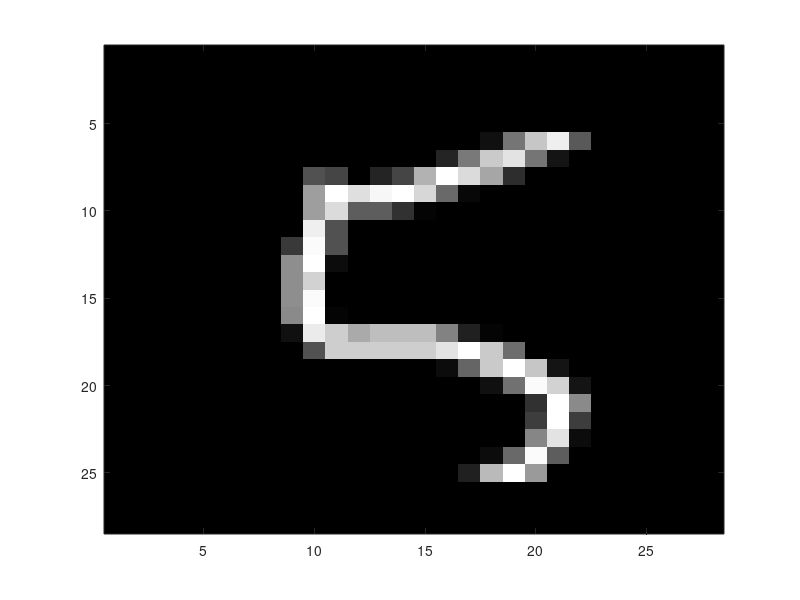

Reproduce this figure in MATLAB. (Note: this script raises an error after producing the figure.)

clear all;
close all;

%% In this script, you need to implement three functions as part of the k-means algorithm.
% These steps will be repeated until the algorithm converges:

  % 1. initialize_centroids
  % This function sets the initial values of the centroids
  
  % 2. assign_vector_to_centroid
  % This goes through the collection of all vectors and assigns them to
  % centroid based on norm/distance
  
  % 3. update_centroids
  % This function updates the location of the centroids based on the collection
  % of vectors (handwritten digits) that have been assigned to that centroid.


%% Initialize Data Set
% These next lines of code read in two sets of MNIST digits that will be used for training and testing respectively.

% training set (1500 images) 
train=csvread('mnist_train_1500.csv');
trainsetlabels = train(:,785);
train=train(:,1:784);
train(:,785)=zeros(1500,1);

% testing set (200 images with 11 outliers)
test=csvread('mnist_test_200_woutliers.csv');
% store the correct test labels
correctlabels = test(:,785);
test=test(:,1:784);

% now, zero out the labels in "test" so that you can use this to assign
% your own predictions and evaluate against "correctlabels"
% in the 'cs1_mnist_evaluate_test_set.m' script
test(:,785)=zeros(200,1);

%% After initializing, you will have the following variables in your workspace:
% 1. train (a 1500 x 785 array, containins the 1500 training images)
% 2. test (a 200 x 785 array, containing the 200 testing images)
% 3. correctlabels (a 200 x 1 array containing the correct labels (numerical
% meaning) of the 200 test images

%% To visualize an image, you need to reshape it from a 784 dimensional array into a 28 x 28 array.
% to do this, you need to use the reshape command, along with the transpose
% operation.  For example, the following lines plot the first test image

figure;
colormap('gray'); % this tells MATLAB to depict the image in grayscale
testimage = reshape(test(190,1:784), [28 28]);
% we are reshaping the first row of 'test', columns 1-784 (since the 785th
% column is going to be used for storing the centroid assignment.
imagesc(testimage'); % this command plots an array as an image.  Type 'help imagesc' to learn more.

%% After importing, the array 'train' consists of 1500 rows and 785 columns.
% Each row corresponds to a different handwritten digit (28 x 28 = 784)
% plus the last column, which is used to index that row (i.e., label which
% cluster it belongs to.  Initially, this last column is set to all zeros,
% since there are no clusters yet established.

%% This next section of code calls the three functions you are asked to specify



%% The next line initializes the centroids.  Look at the initialize_centroids()
% function, which is specified further down this file.



%% Initialize an array that will store k-means cost at each iteration



%% This for-loop enacts the k-means algorith

k_per_digit=[6;5;7;6;7;6;7;4;5;6];
model_runtime=10;
all_centroid=cell(model_runtime,1);
all_labels=cell(model_runtime,1);
for r=1:model_runtime % I'm running the model five times and will later find the best one
    rng(r*10499); % generate new seeds for new model  10299
    max_iter=20;
    temp_centroids = [];
    temp_labels = [];
    digit_cost=cell(10,1);
    for digit=0:9
        digitData=train(trainsetlabels==digit,1:785);
        digitData(:,785) = 0;
        cost_iteration = zeros(max_iter, 1);
        digitCentroids=kmeans_plusplus_init(digitData(:,1:784),k_per_digit(digit+1));
        for iter=1:max_iter
            total_cost=0;
            for i=1:size(digitData,1)
                [centroidIndex, distance] = assign_vector_to_centroid(digitData(i,1:784), digitCentroids); % assign vector to centroid, return distance and index
                digitData(i, 785) = centroidIndex;
                total_cost = total_cost + distance^2; % Accumulate the total cost
            end
            digitCentroids = update_Centroids(digitData, k_per_digit(digit+1)); % Update centroids for the current digit
            cost_iteration(iter) = total_cost; % Store the cost for the current iteration in cost array
        end
        digit_cost{digit+1}=cost_iteration;
        temp_centroids = [temp_centroids; digitCentroids(:, 1:784)];
        temp_labels=[temp_labels;repmat(digit,k_per_digit(digit+1),1)];
    end
    k = size(temp_centroids, 1);
    all_centroid{r} = temp_centroids; % Store centroids for the current run
    all_labels{r} = temp_labels; % Store labels for the current run
    figure;
    for digit=0:9
        subplot(2, 5, digit + 1);
        plot(1:max_iter,digit_cost{digit+1});
        title(strcat('Cost digit ',num2str(digit)));
        grid on;
    end
    figure;
    colormap('gray');

    plotsize = ceil(sqrt(k));

    for ind=1:k

        centr=temp_centroids(ind,1:784);
        subplot(plotsize,plotsize,ind);

        imagesc(reshape(centr,[28 28])');
        title(strcat('Centroid ',num2str(ind)));

    end
end


%% This section of code plots the k-means cost as a function of the number
% of iterations


% FILL THIS IN!


%% This next section of code will make a plot of all of the centroids
% Again, use help <functionname> to learn about the different functions
% that are being used here.




save('classifierdata.mat', 'all_centroid', 'all_labels');
fprintf('\nSaved centroids and labels to classifierdata.mat\n');



%% Function to initialize the centroids
% This function randomly chooses k vectors from our training set and uses them to be our initial centroids
% There are other ways you might initialize centroids.
% ***Feel free to experiment.***
% Note that this function takes two inputs and emits one output (y).
% perform kmeans++ initialization
function centroids = kmeans_plusplus_init(data, k)
    n=size(data,1);
    d=size(data,2);
    centroids=zeros(k,d);
    centroids(1,:)=data(randi(n),:);
    for c=2:k
        distance2=inf(n,1);
        for i=1:n
            for j=1:c-1
                distance2(i)=min(distance2(i),norm(data(i,:)-centroids(j,:))^2);
            end
        end
        probabilities=distance2/sum(distance2);
        cumprob=cumsum(probabilities);
        r=rand();
        nextC=find(cumprob>r,1,"first");
        centroids(c, :) = data(nextC, :);
    end
end
%% Function to pick the Closest Centroid using norm/distance
% This function takes two arguments, a vector and a set of centroids
% It returns the index of the assigned centroid and the distance between
% the vector and the assigned centroid.

function [index, vec_distance] = assign_vector_to_centroid(data,centroids)

minimumDistance=1/0; %initialize to infinity
index=1; %initialize index
for k=1:size(centroids,1)
    distance=norm(data-centroids(k,:)); %calculate distance between the data point and every centroid point
    if distance<minimumDistance
        minimumDistance=distance;% This if finds the smallest distance and return its index
        index=k;
    end
end
vec_distance=minimumDistance;

end


%% Function to compute new centroids using the mean of the vectors currently assigned to the centroid.
% This function takes the set of training images and the value of k.
% It returns a new set of centroids based on the current assignment of the
% training images.

function new_centroids=update_Centroids(data,K)
new_centroids=zeros(K,784); %initiallize
% FILL THIS IN
for j=1:K
    assignedData = data(data(:, 785) == j, 1:784); % use each data in that cluster j as data source
    
    if ~isempty(assignedData)
            new_centroids(j, 1:784) = mean(assignedData,1);
    else
        % Handle empty cluster reinitialize randomly
        random_idx = randi(size(data, 1));
        new_centroids(j, 1:784) = data(random_idx, 1:784); 
    % Update centroid to the mean of every colomn in assigned data
    end
    
end

end